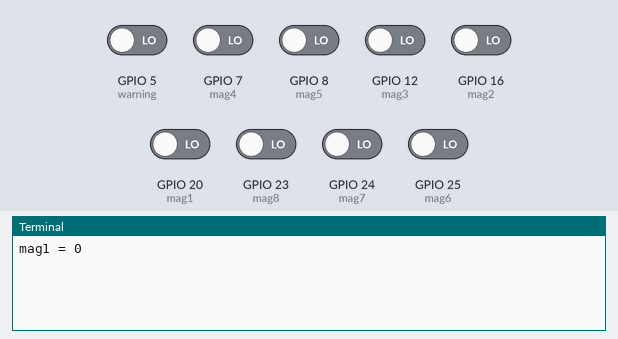
Recording of a program running on a simulated Raspberry Pi (BCM pin numbers). Shown: the last lines printed to the terminal. The inputs (shaded band) are chosen by the test bench; at power-on: GPIO 5 (warning), GPIO 7 (mag4), GPIO 8 (mag5), GPIO 12 (mag3), GPIO 16 (mag2), GPIO 20 (mag1), GPIO 23 (mag8), GPIO 24 (mag7), GPIO 25 (mag6) LOW. Files the program writes start out absent; sound played through the audio output is not drawn and takes no time; web requests get an empty 200 reply after 0.4 s.

Above: at 1.2 s.
1.3 s: GPIO 20 (mag1) driven HIGH
At 2.6 s:
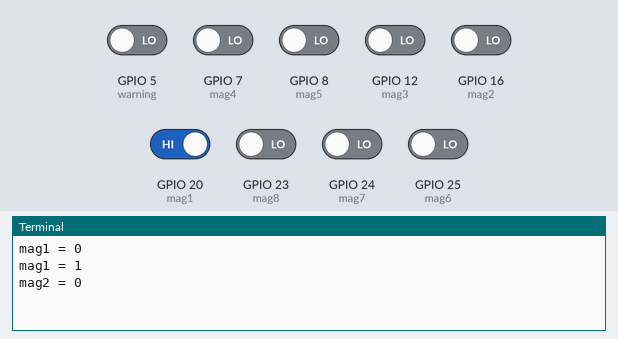
2.8 s: GPIO 16 (mag2) driven HIGH
At 3.9 s:
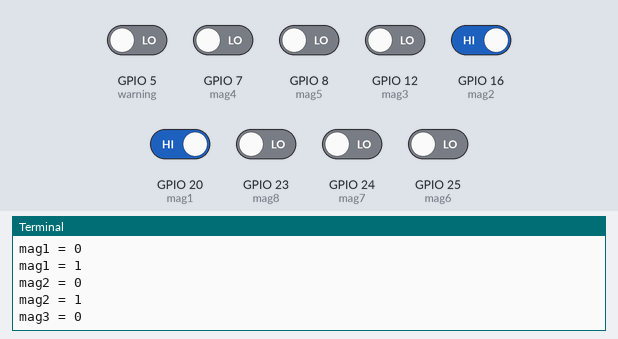
4.3 s: GPIO 12 (mag3) driven HIGH
5.8 s: GPIO 7 (mag4) driven HIGH
At 5.8 s:
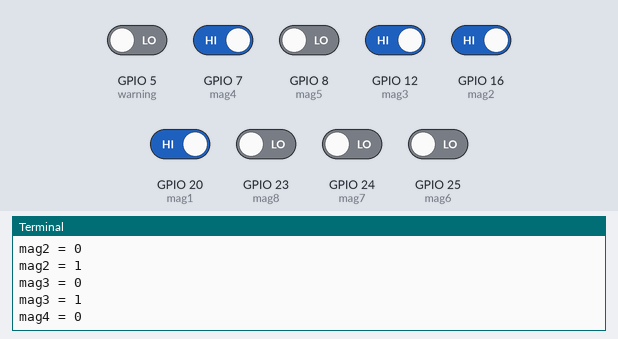
7.3 s: GPIO 8 (mag5) driven HIGH
At 8.7 s:
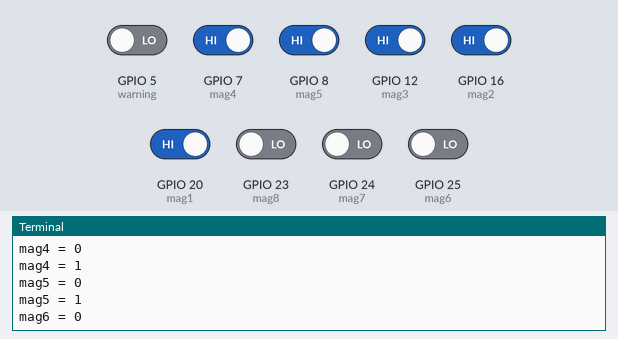
8.8 s: GPIO 25 (mag6) driven HIGH
At 10.2 s:
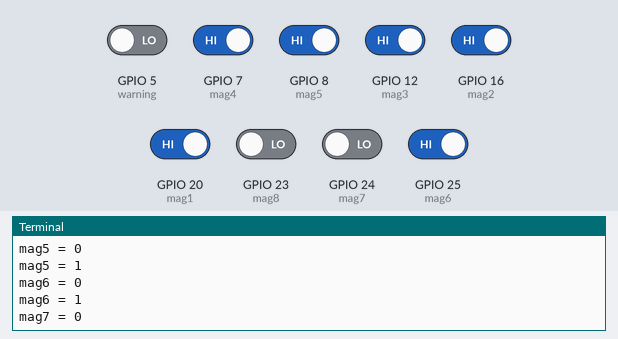
Timing chart, 0 to 11.3 s (numbered marks = the images above; inputs shaded):
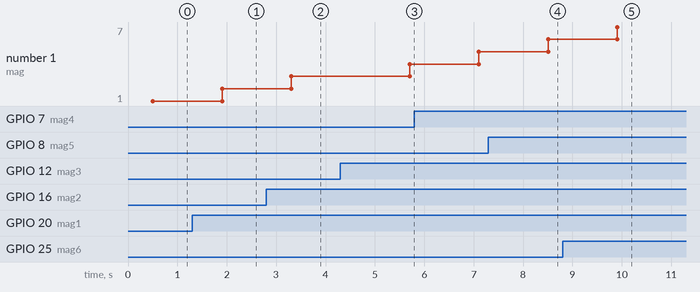

Measured:
- after the input at 1.3 s, the terminal: prints a new line after 0.60 s (image 1)
- after the input at 2.8 s, the terminal: prints a new line after 0.51 s (image 2)
- after the input at 7.3 s, the terminal: prints a new line after 1.2 s (image 4)
- after the input at 8.8 s, the terminal: prints a new line after 1.1 s (image 5)
- plotted number 1: 1 → 2 after the input at 1.3 s, 2 → 3 after the input at 2.8 s, 3 → 4 after the input at 4.3 s, 4 → 5 after the input at 5.8 s, 5 → 6 after the input at 7.3 s

The program:

bosuntest2.py
```python
import requests
import pygame
import serial
import RPi.GPIO as gpio
import time
import threading
from time import sleep

gpio.setmode(gpio.BCM)
# 마그네틱 setup
gpio.setup(23, gpio.IN)
gpio.setup(24, gpio.IN)
gpio.setup(25, gpio.IN)
gpio.setup(8, gpio.IN)
gpio.setup(7, gpio.IN)
gpio.setup(12, gpio.IN)
gpio.setup(16, gpio.IN)
gpio.setup(20, gpio.IN)

# warning setup
gpio.setup(5, gpio.IN)

# 초음파 setup
trig = 19
echo = 26

gpio.setwarnings(False)
gpio.setup(trig,gpio.OUT)
gpio.setup(echo,gpio.IN)
# 자신의 REST_API_KEY를 입력하세요!
# 카카오 tts api key
REST_API_KEY = "9bae2e4900e6999c19de206b14951015"
cnt = 0
check = False
# 카카오 tts mp3파일 저장 및 변환
class KakaoTTS:

    def __init__(self, text, API_KEY=REST_API_KEY):
        self.resp = requests.post(
            url="https://kakaoi-newtone-openapi.kakao.com/v1/synthesize",
            headers={
                "Content-Type": "application/xml",
                "Authorization": f"KakaoAK {API_KEY}"
            },
            data=f"<speak>{text}</speak>".encode('utf-8')
        )

    def save(self, filename="output.mp3"):
        with open(filename, "wb") as file:
            file.write(self.resp.content)

#NFC, 나머지 기능들
def speak(text):
    sound = text
    talk = f"<voice name='WOMAN_DIALOG_BRIGHT'>{sound}</voice>"
    if __name__ == '__main__':
        tts = KakaoTTS(talk)
        tts.save("speak.mp3")
        pygame.mixer.init()
        pygame.mixer.music.load(f"/home/pi/Study/project/speak.mp3")

        pygame.mixer.music.play()

#보관함용
def casespeak(text):
    sound = text
    talk = f"<voice name='WOMAN_DIALOG_BRIGHT'>{sound}</voice>"
    if __name__ == '__main__':
        tts = KakaoTTS(talk)
        tts.save("casespeak.mp3")
        pygame.mixer.init()
        pygame.mixer.music.load(f"/home/pi/Study/project/casespeak.mp3")
        pygame.mixer.music.play()


def NFC():
    if ser.in_waiting > 0:
        line = ser.readline().decode('utf-8').rstrip()
        print(line)
        speak(line)


# 아두이노 시리얼 통신
ser = serial.Serial('/dev/ttyACM0', 115200, timeout=1)
while True:
    if __name__ == '__main__':
        NFC()


    #gpio.output(trig, False)
    #time.sleep(0.0005)
    #gpio.output(trig, True)
    #time.sleep(0.0001)
    #gpio.output(trig, False)
    #while gpio.input(echo) == 0:
    #    pulse_start = time.time()
    #while gpio.input(echo) == 1:
    #    pulse_end = time.time()
    #pulse_duration = pulse_end - pulse_start
    #distance = pulse_duration * 17000
    #distance = round(distance, 2)
    #if distance >50 and cnt == 0 :
    #    cnt = 9000

     #   print(f"Distance : {distance}cm")

    #elif distance < 50 and cnt == 9000 :
    #    cnt = 0
    #    print(f"Distance : {distance}cm")
    #    hi = "반갑습니다. 당신의 건강을 챙겨주는, 복순이 입니다."
    #    speak(hi)
    #    print(f"Distance : {distance}cm")

    # 마그네틱, 비상버튼
    mag1 = gpio.input(20)
    mag2 = gpio.input(16)
    mag3 = gpio.input(12)
    mag4 = gpio.input(7)
    mag5 = gpio.input(8)
    mag6 = gpio.input(25)
    mag7 = gpio.input(24)
    mag8 = gpio.input(23)
    time.sleep(0.5)
    if mag1 == 0 and cnt == 0:
        cnt = 1000
        print(f"mag1 = {mag1}")
        result = "1번, 보관함 입니다, 혈압약, 식후 30분 후, 복용하세요."
        casespeak(result)

    elif mag1 == 1 and cnt == 1000:
        cnt = 0
        print(f"mag1 = {mag1}")


    if mag2 == 0 and cnt == 0:
        cnt = 2000
        result = "2번, 보관함 입니다, 감기약, 식후 30분 후, 복용하세요."
        print(f"mag2 = {mag2}")
        casespeak(result)

    elif mag2 == 1 and cnt == 2000:
        cnt = 0
        print(f"mag2 = {mag2}")

    if mag3 == 0 and cnt == 0:
        cnt = 3000

        print(f"mag3 = {mag3}")
        result = "3번, 보관함 입니다, 독감약, 식후 30분 후, 복용하세요."
        casespeak(result)


    elif mag3 == 1 and cnt == 3000:
        cnt = 0
        print(f"mag3 = {mag3}")

    if mag4 == 0 and cnt == 0:
        cnt = 4000

        print(f"mag4 = {mag4}")
        result = "4번, 보관함 입니다, 혈압약, 식후 30분 후, 복용하세요."
        casespeak(result)

    elif mag4 == 1 and cnt == 4000:
        cnt = 0
        print(f"mag4 = {mag4}")

    if mag5 == 0 and cnt == 0:
        cnt = 5000
        print(f"mag5 = {mag5}")
        result = "5번, 보관함 입니다, 코로나약, 식후 30분 후, 복용하세요."
        casespeak(result)

    elif mag5 == 1 and cnt == 5000:
        cnt = 0
        print(f"mag5 = {mag5}")

    if mag6 == 0 and cnt == 0:
        cnt = 6000
        result = "6번, 보관함 입니다, 오미크론약, 식후 30분 후, 복용하세요."
        print(f"mag6 = {mag6}")
        casespeak(result)

    elif mag6 == 1 and cnt == 6000:
        cnt = 0
        print(f"mag6 = {mag6}")

    if mag7 == 0 and cnt == 0:
        cnt = 7000
        result = "7번, 상비약을, 보관하는, 보관함 입니다."
        print(f"mag7 = {mag7}")
        casespeak(result)

    elif mag7 == 1 and cnt == 7000:
        cnt = 0
        print(f"mag7 = {mag7}")

    if mag8 == 0 and cnt == 0:
        cnt = 8000
        result = "8번, 상비약을, 보관하는, 보관함 입니다."
        print(f"mag8 = {mag8}")
        casespeak(result)

    elif mag8 == 1 and cnt == 8000:
        cnt = 0
        print(f"mag8 = {mag8}")
    #NFC
#    if ser.in_waiting > 0:
#        line = ser.readline().decode('utf-8').rstrip()
#        print(line)
#        speak(line)
    #<voice name="WOMAN_READ_CALM"> 지금은 여성 차분한 낭독체입니다.</voice>
    #<voice name="MAN_READ_CALM"> 지금은 남성 차분한 낭독체입니다.</voice>
    #<voice name="WOMAN_DIALOG_BRIGHT"> 안녕하세요. 여성 밝은 대화체예요.</voice>
    #<voice name="MAN_DIALOG_BRIGHT"> 안녕하세요. 남성 밝은 대화체예요.</voice>
        #init
    warning = gpio.input(5)
    time.sleep(0.5)
     #비상버튼
    if warning == 1 and cnt == 0:
        cnt = 10000
        print(f"warning = {warning}")

                    #init
        pygame.mixer.init()

                #load file
        pygame.mixer.music.load("/home/pi/Study/project/sirr.mp3")

                #play
        pygame.mixer.music.play(-1)

    elif warning == 0 and cnt == 10000:
        cnt = 0
        print(f"warning = {warning}")
        pygame.mixer.quit()
```
